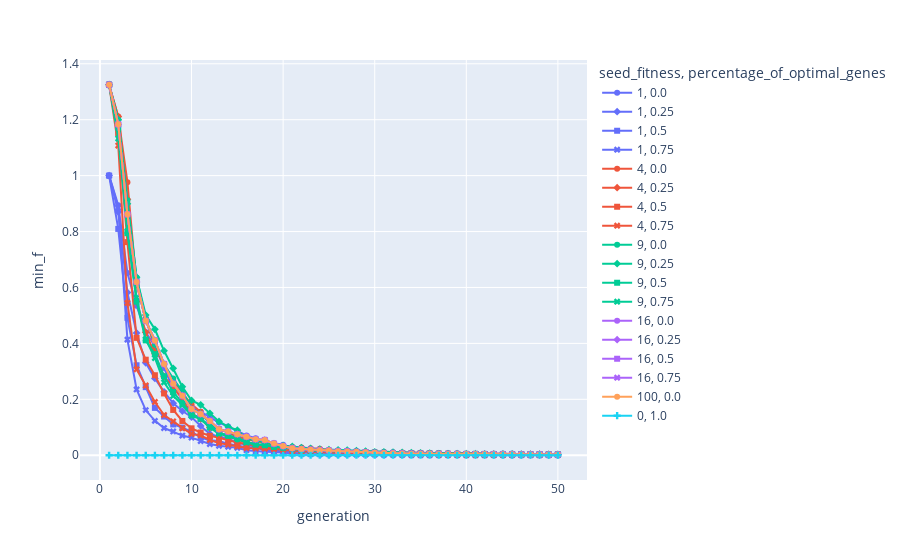
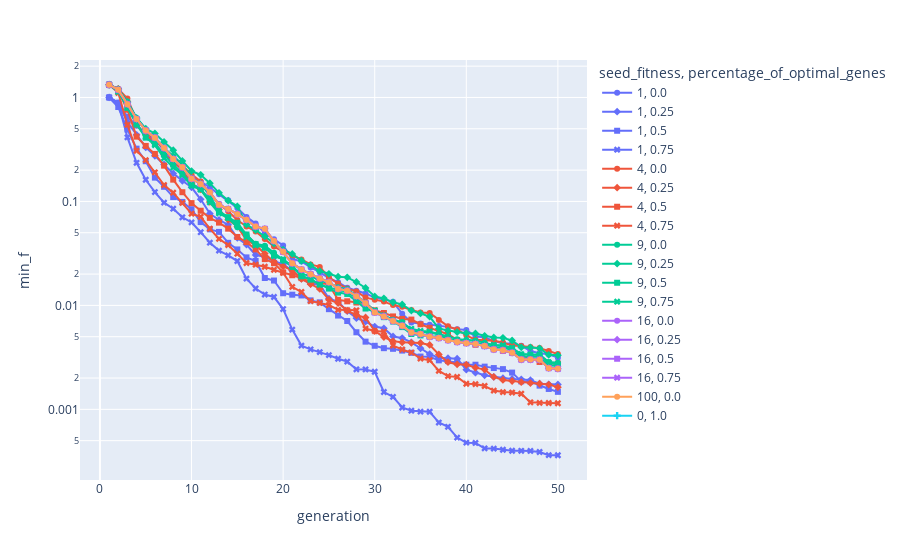
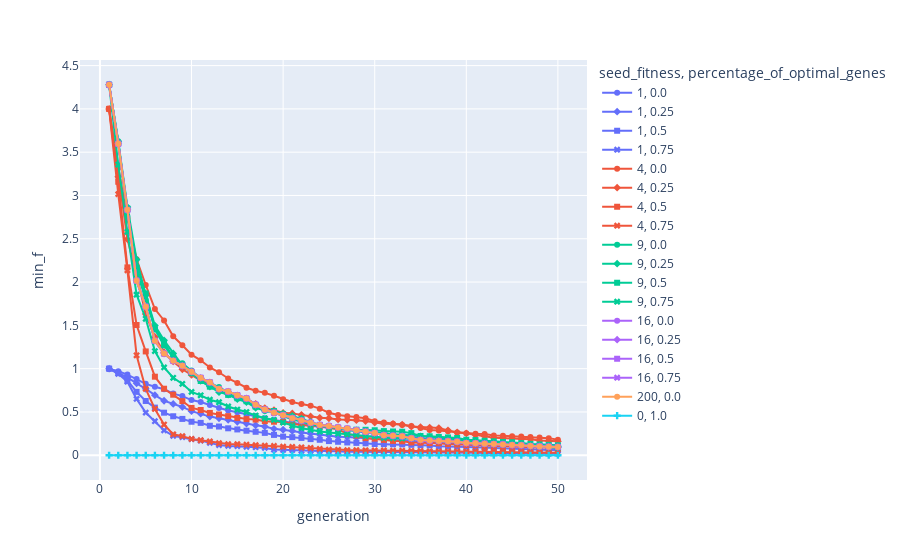
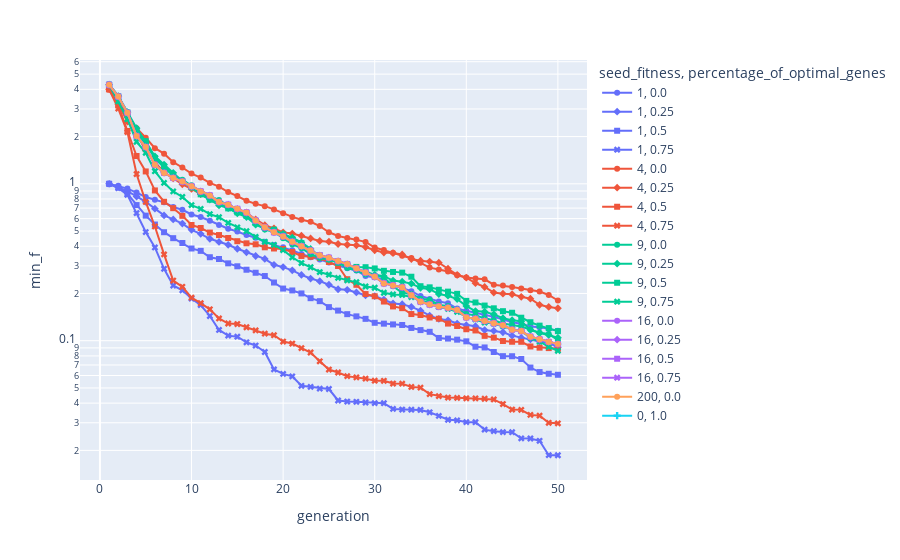

Write notebook code for charts like these, in order.
### Code cell
# Visualize Performance Data:
import pandas as pd
import plotly.express as px

performance_df = pd.read_csv("test_out/performance.csv")

performance_df = performance_df[performance_df.crossover_type == "combining"].drop(columns=["crossover_type"])
#performance_df = performance_df.drop(columns=["crossover_type"])

mean_performance_df = performance_df.groupby(["percentage_of_optimal_genes", "seed_fitness", "generation", "dim"], as_index=False).mean()


fig = px.line(mean_performance_df[mean_performance_df.dim ==4], y="min_f", x="generation", color="seed_fitness", symbol="percentage_of_optimal_genes")
fig.show()
fig.update_layout(yaxis_type="log")
fig.show()

fig = px.line(mean_performance_df[mean_performance_df.dim ==8], y="min_f", x="generation", color="seed_fitness", symbol="percentage_of_optimal_genes")
fig.show()
fig.update_layout(yaxis_type="log")
fig.show()

fig = px.line(mean_performance_df[mean_performance_df.dim ==12], y="min_f", x="generation", color="seed_fitness", symbol="percentage_of_optimal_genes")
fig.show()
fig.update_layout(yaxis_type="log")
fig.show()
